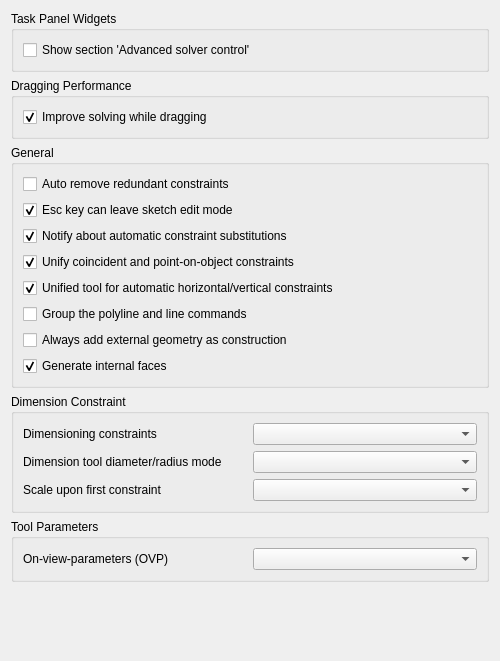
<?xml version="1.0" encoding="UTF-8"?>
<ui version="4.0">
 <class>SketcherGui::SketcherSettings</class>
 <widget class="QWidget" name="SketcherGui::SketcherSettings">
  <property name="geometry">
   <rect>
    <x>0</x>
    <y>0</y>
    <width>500</width>
    <height>661</height>
   </rect>
  </property>
  <property name="windowTitle">
   <string>General</string>
  </property>
  <layout class="QGridLayout" name="gridLayout">
   <item row="0" column="0">
    <widget class="QGroupBox" name="groupBox_2">
     <property name="title">
      <string>Task Panel Widgets</string>
     </property>
     <layout class="QGridLayout" name="gridLayout_4">
      <item row="0" column="0">
       <widget class="Gui::PreauracadheckBox" name="checkBoxAdvancedSolverTaskBox">
        <property name="toolTip">
         <string>Displays the additional section 'Advanced Solver Controls' to adjust solver settings in the task view</string>
        </property>
        <property name="text">
         <string>Show section 'Advanced solver control'</string>
        </property>
        <property name="prefEntry" stdset="0">
         <cstring>ShowSolverAdvancedWidget</cstring>
        </property>
        <property name="prefPath" stdset="0">
         <cstring>Mod/Sketcher</cstring>
        </property>
       </widget>
      </item>
     </layout>
    </widget>
   </item>
   <item row="1" column="0">
    <widget class="QGroupBox" name="groupBox_4">
     <property name="title">
      <string>Dragging Performance</string>
     </property>
     <layout class="QGridLayout" name="gridLayout_5" rowstretch="0,0" columnstretch="0,0">
      <item row="1" column="0" colspan="2">
       <widget class="Gui::PreauracadheckBox" name="checkBoxRecalculateInitialSolutionWhileDragging">
        <property name="toolTip">
         <string>Special solver algorithm will be used while dragging sketch elements.
Requires to re-enter edit mode to take effect.</string>
        </property>
        <property name="text">
         <string>Improve solving while dragging</string>
        </property>
        <property name="checked">
         <bool>true</bool>
        </property>
        <property name="prefEntry" stdset="0">
         <cstring>RecalculateInitialSolutionWhileDragging</cstring>
        </property>
        <property name="prefPath" stdset="0">
         <cstring>Mod/Sketcher</cstring>
        </property>
       </widget>
      </item>
     </layout>
    </widget>
   </item>
   <item row="2" column="0">
    <widget class="QGroupBox" name="groupBox_5">
     <property name="enabled">
      <bool>true</bool>
     </property>
     <property name="sizePolicy">
      <sizepolicy hsizetype="Expanding" vsizetype="Minimum">
       <horstretch>0</horstretch>
       <verstretch>0</verstretch>
      </sizepolicy>
     </property>
     <property name="minimumSize">
      <size>
       <width>0</width>
       <height>0</height>
      </size>
     </property>
     <property name="maximumSize">
      <size>
       <width>16777215</width>
       <height>16777215</height>
      </size>
     </property>
     <property name="baseSize">
      <size>
       <width>0</width>
       <height>0</height>
      </size>
     </property>
     <property name="title">
      <string>General</string>
     </property>
     <layout class="QVBoxLayout" name="verticalLayout_22">
      <item>
       <widget class="Gui::PreauracadheckBox" name="checkBoxAutoRemoveRedundants">
        <property name="toolTip">
         <string>Automatically removes newly added redundant constraints</string>
        </property>
        <property name="text">
         <string>Auto remove redundant constraints</string>
        </property>
        <property name="checked">
         <bool>false</bool>
        </property>
        <property name="prefEntry" stdset="0">
         <cstring>AutoRemoveRedundants</cstring>
        </property>
        <property name="prefPath" stdset="0">
         <cstring>Mod/Sketcher</cstring>
        </property>
       </widget>
      </item>
      <item>
       <widget class="Gui::PreauracadheckBox" name="checkBoxEnableEscape">
        <property name="toolTip">
         <string>Allows to leave the sketch edit mode by pressing the Esc key</string>
        </property>
        <property name="text">
         <string>Esc key can leave sketch edit mode</string>
        </property>
        <property name="checked">
         <bool>true</bool>
        </property>
        <property name="prefEntry" stdset="0">
         <cstring>LeaveSketchWithEscape</cstring>
        </property>
        <property name="prefPath" stdset="0">
         <cstring>Mod/Sketcher</cstring>
        </property>
       </widget>
      </item>
      <item>
       <widget class="Gui::PreauracadheckBox" name="checkBoxNotifyConstraintSubstitutions">
        <property name="toolTip">
         <string>Notifies about automatic constraint substitutions</string>
        </property>
        <property name="text">
         <string>Notify about automatic constraint substitutions</string>
        </property>
        <property name="checked">
         <bool>true</bool>
        </property>
        <property name="prefEntry" stdset="0">
         <cstring>NotifyConstraintSubstitutions</cstring>
        </property>
        <property name="prefPath" stdset="0">
         <cstring>Mod/Sketcher/General</cstring>
        </property>
       </widget>
      </item>
      <item>
       <widget class="Gui::PreauracadheckBox" name="checkBoxUnifiedCoincident">
        <property name="toolTip">
         <string>Unifies the coincident and point-on-object constraints in a single tool</string>
        </property>
        <property name="text">
         <string>Unify coincident and point-on-object constraints</string>
        </property>
        <property name="checked">
         <bool>true</bool>
        </property>
        <property name="prefEntry" stdset="0">
         <cstring>UnifiedCoincident</cstring>
        </property>
        <property name="prefPath" stdset="0">
         <cstring>Mod/Sketcher/Constraints</cstring>
        </property>
       </widget>
      </item>
      <item>
       <widget class="Gui::PreauracadheckBox" name="checkBoxHorVerAuto">
        <property name="toolTip">
         <string>Unifies the horizontal and vertical constraints to an automatic command</string>
        </property>
        <property name="text">
         <string>Unified tool for automatic horizontal/vertical constraints</string>
        </property>
        <property name="checked">
         <bool>true</bool>
        </property>
        <property name="prefEntry" stdset="0">
         <cstring>AutoHorVer</cstring>
        </property>
        <property name="prefPath" stdset="0">
         <cstring>Mod/Sketcher/Constraints</cstring>
        </property>
       </widget>
      </item>
      <item>
       <widget class="Gui::PreauracadheckBox" name="checkBoxLineGroup">
        <property name="toolTip">
         <string>Shows a command group button that contains both the polyline and line commands. Otherwise, each command has its own separate button.</string>
        </property>
        <property name="text">
         <string>Group the polyline and line commands</string>
        </property>
        <property name="checked">
         <bool>false</bool>
        </property>
        <property name="prefEntry" stdset="0">
         <cstring>UnifiedLineCommands</cstring>
        </property>
        <property name="prefPath" stdset="0">
         <cstring>Mod/Sketcher/Commands</cstring>
        </property>
       </widget>
      </item>
      <item>
       <widget class="Gui::PreauracadheckBox" name="checkBoxAddExtGeo">
        <property name="toolTip">
         <string>Always adds external geometry as construction geometry. Otherwise, it is added according to the current construction mode.</string>
        </property>
        <property name="text">
         <string>Always add external geometry as construction</string>
        </property>
        <property name="checked">
         <bool>false</bool>
        </property>
        <property name="prefEntry" stdset="0">
         <cstring>AlwaysExtGeoReference</cstring>
        </property>
        <property name="prefPath" stdset="0">
         <cstring>Mod/Sketcher/General</cstring>
        </property>
       </widget>
      </item>
      <item>
       <widget class="Gui::PreauracadheckBox" name="checkBoxMakeInternals">
        <property name="toolTip">
         <string>Closed loops will automatically generate internal faces which are selectable to be used with other tools</string>
        </property>
        <property name="text">
         <string>Generate internal faces</string>
        </property>
        <property name="checked">
         <bool>true</bool>
        </property>
        <property name="prefPath" stdset="0">
         <cstring>Mod/Sketcher</cstring>
        </property>
        <property name="prefEntry" stdset="0">
         <cstring>MakeInternals</cstring>
        </property>
       </widget>
      </item>
     </layout>
    </widget>
   </item>
   <item row="3" column="0">
    <widget class="QGroupBox" name="groupBox_6">
     <property name="sizePolicy">
      <sizepolicy hsizetype="Expanding" vsizetype="Minimum">
       <horstretch>0</horstretch>
       <verstretch>0</verstretch>
      </sizepolicy>
     </property>
     <property name="title">
      <string>Dimension Constraint</string>
     </property>
     <layout class="QGridLayout" name="gridLayout_general">
      <item row="1" column="1">
       <widget class="QComboBox" name="radiusDiameterMode">
        <property name="toolTip">
         <string>While using the Dimension tool you may choose how to handle circles and arcs:
'Auto': The tool will apply radius to arcs and diameter to circles.
'Diameter': The tool will apply diameter to both arcs and circles.
'Radius': The tool will apply radius to both arcs and circles.</string>
        </property>
       </widget>
      </item>
      <item row="0" column="1">
       <widget class="QComboBox" name="dimensioningMode">
        <property name="toolTip">
         <string>Select the type of dimensioning constraints for your toolbar:
'Single tool': A single tool for all dimensioning constraints in the toolbar: Distance, Distance X / Y, Angle, Radius. (Others in dropdown)
'Separated tools': Individual tools for each dimensioning constraint.
'Both': You will have both the 'Dimension' tool and the separated tools.
This setting is only for the toolbar. Whichever you choose, all tools are always available in the menu and through shortcuts.</string>
        </property>
       </widget>
      </item>
      <item row="1" column="0">
       <widget class="QLabel" name="radiusDiameterLabel">
        <property name="text">
         <string>Dimension tool diameter/radius mode</string>
        </property>
       </widget>
      </item>
      <item row="0" column="0">
       <widget class="QLabel" name="dimensioningLabel">
        <property name="text">
         <string>Dimensioning constraints</string>
        </property>
       </widget>
      </item>
      <item row="2" column="0">
       <widget class="QLabel" name="autoScaleModeLabel">
        <property name="text">
         <string>Scale upon first constraint</string>
        </property>
       </widget>
      </item>
      <item row="2" column="1">
       <widget class="QComboBox" name="autoScaleMode">
        <property name="toolTip">
         <string>Select the mode of automatic geometry scaling upon first dimension:
'Always': Automatic scaling upon first dimension is always performed.
'Never': Automatic scaling upon first dimension is never performed.
'When no scale feature is visible': Automatic scaling upon first dimension is only performed if there are no visible objects in the 3D view.
</string>
        </property>
       </widget>
      </item>
     </layout>
    </widget>
   </item>
   <item row="4" column="0">
    <widget class="QGroupBox" name="groupBox_7">
     <property name="sizePolicy">
      <sizepolicy hsizetype="Expanding" vsizetype="Minimum">
       <horstretch>0</horstretch>
       <verstretch>0</verstretch>
      </sizepolicy>
     </property>
     <property name="title">
      <string>Tool Parameters</string>
     </property>
     <layout class="QGridLayout" name="gridLayout_vis">
      <item row="0" column="0">
       <widget class="QLabel" name="ovpVisibilityLabel">
        <property name="text">
         <string>On-view-parameters (OVP)</string>
        </property>
       </widget>
      </item>
      <item row="0" column="1">
       <widget class="QComboBox" name="ovpVisibility">
        <property name="toolTip">
         <string>Choose a visibility mode for the On-View-Parameters:
'Disabled': On-View-Parameters are completely disabled.
'Dimensional only': Only dimensional On-View-Parameters are visible. They are the most useful. For example, the radius of a circle.
'All': Both dimensional and positional On-View-Parameters. Positionals are the (x,y) position of the cursor. For example for the center of a circle.</string>
        </property>
       </widget>
      </item>
     </layout>
    </widget>
   </item>
   <item row="5" column="0">
    <spacer name="verticalSpacer">
     <property name="orientation">
      <enum>Qt::Orientation::Vertical</enum>
     </property>
     <property name="sizeHint" stdset="0">
      <size>
       <width>20</width>
       <height>40</height>
      </size>
     </property>
    </spacer>
   </item>
  </layout>
 </widget>
 <customwidgets>
  <customwidget>
   <class>Gui::PreauracadheckBox</class>
   <extends>QCheckBox</extends>
   <header>Gui/PrefWidgets.h</header>
  </customwidget>
 </customwidgets>
 <tabstops>
  <tabstop>checkBoxAdvancedSolverTaskBox</tabstop>
  <tabstop>checkBoxRecalculateInitialSolutionWhileDragging</tabstop>
  <tabstop>checkBoxAutoRemoveRedundants</tabstop>
  <tabstop>checkBoxEnableEscape</tabstop>
  <tabstop>checkBoxNotifyConstraintSubstitutions</tabstop>
 </tabstops>
 <resources/>
 <connections/>
</ui>
